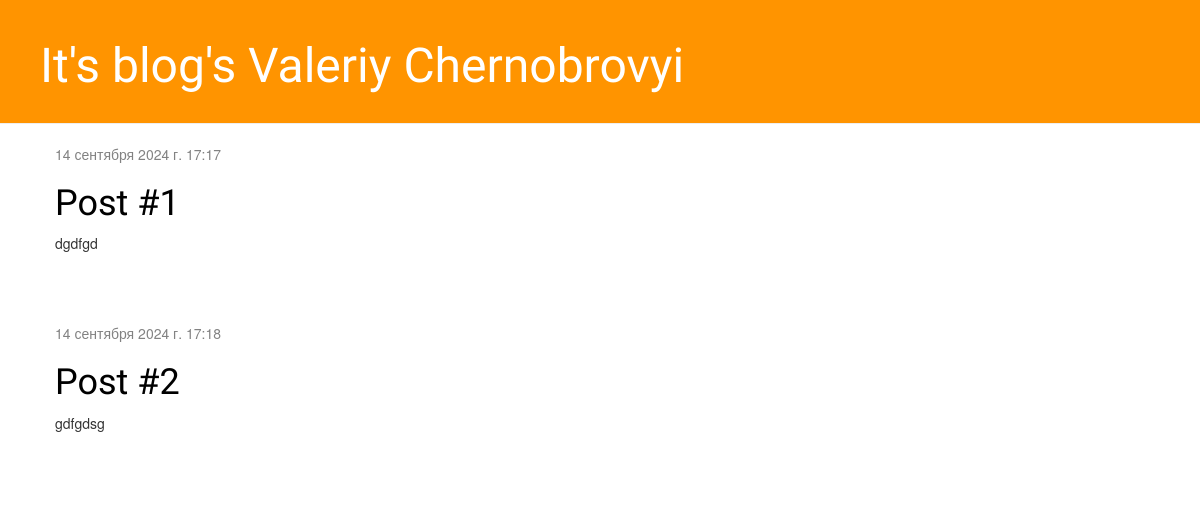
Before: / with the older database file.
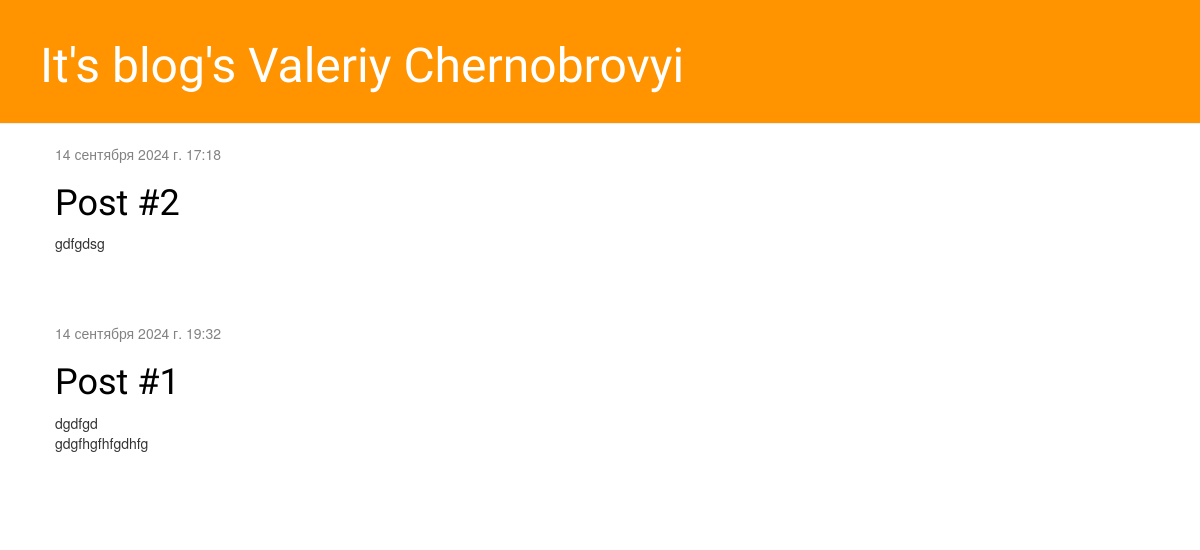
After: the same page with the newer database file.
### blog/models.py (models this page shows, shortened)
class Post(models.Model):
    author = models.ForeignKey(settings.AUTH_USER_MODEL, on_delete=models.CASCADE)
    title = models.CharField(max_length=200)
    text = models.TextField()
    created_date = models.DateTimeField(default=timezone.now)
    published_date = models.DateTimeField(blank=True, null=True)

### blog/views.py (the view)
# urls.py: path('', views.post_list, name='post_list'),
def post_list(request):
    posts = Post.objects.filter(published_date__lte=timezone.now()).order_by('published_date')
    return render(request, 'blog/post_list.html', {'posts': posts})

### blog/templates/blog/post_list.html
{% extends 'blog/base.html' %}
{% block content %}
    {% for post in posts %}
        <div class="post">
            <div class="date">
                {{ post.published_date }}
            </div>
            <h1><a href="{% url 'post_detail' pk=post.pk %}">{{ post.title }}</a></h1>
            <p>{{ post.text|linebreaksbr }}</p>
        </div>
    {% endfor %}
{% endblock %}

Changed rows visible on the page:
shown differently, row unchanged: Post "Post #2": moves up the list
changed Post "Post #1": published_date "14 сентября 2024 г. 17:17" → "14 сентября 2024 г. 19:32"; text "dgdfgd" → "dgdfgd gdgfhgfhfgdhfg"
